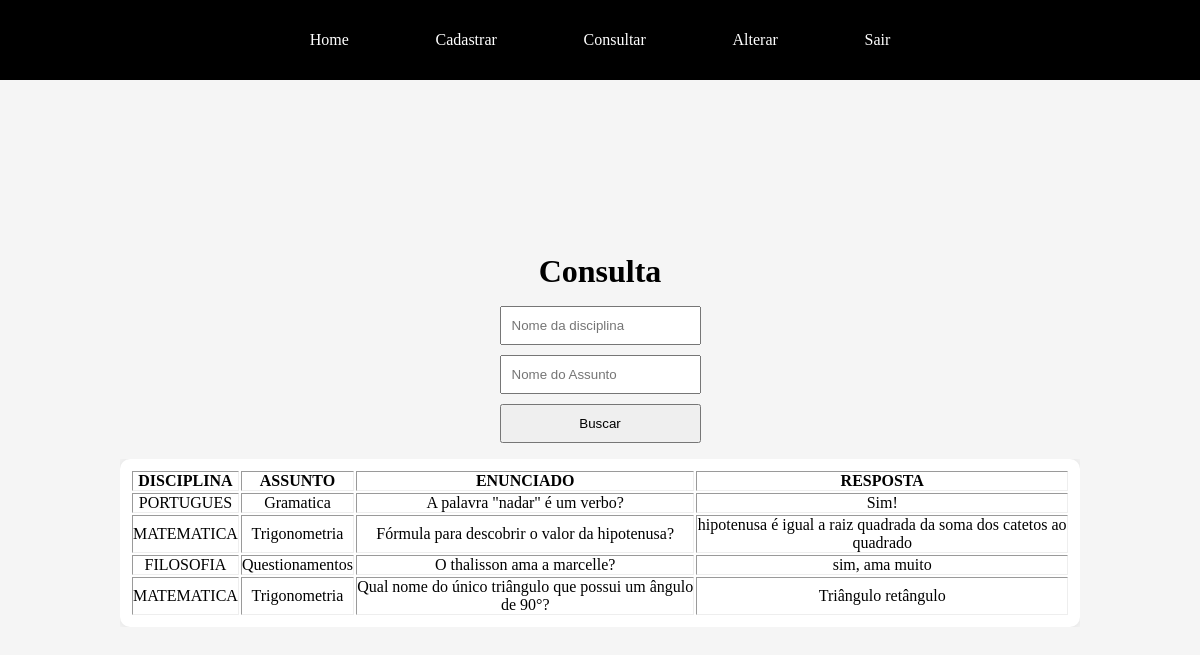
Page /site/acess/prof/consulta/questao/consultar.php on the earlier database version.
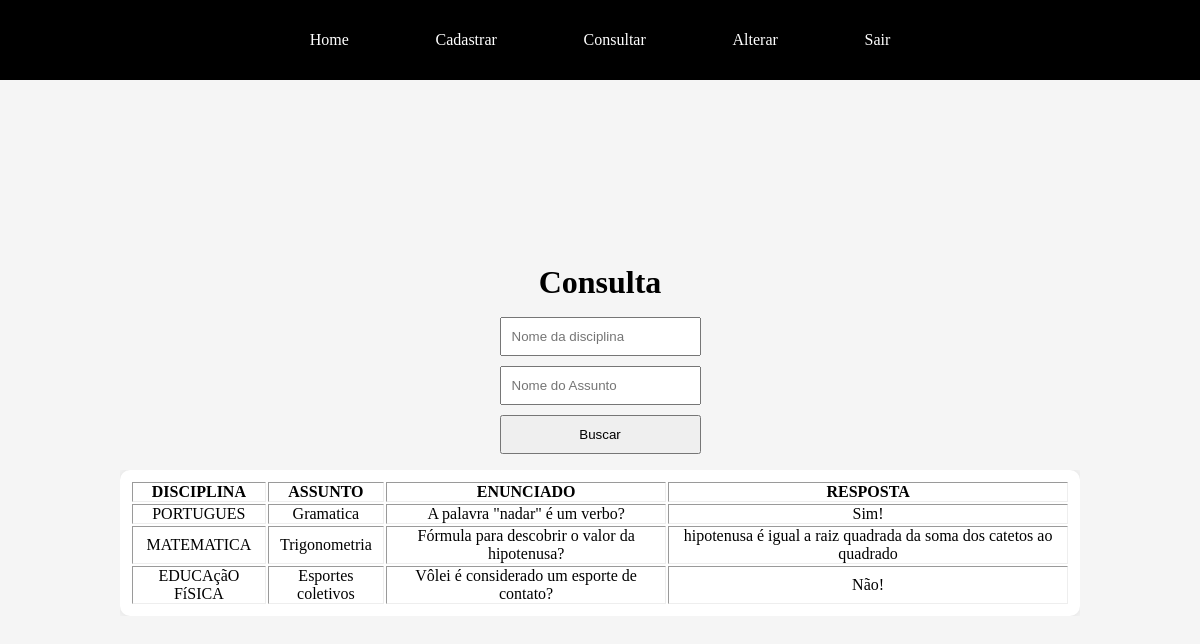
Same page on the later database version.
### tables this page shows
CREATE TABLE `questao` (
  `disciplina` varchar(60) NOT NULL,
  `assunto` varchar(60) NOT NULL,
  `enunciado` varchar(120) NOT NULL,
  `resposta` varchar(120) NOT NULL
);

### site/acess/prof/consulta/questao/consultar.php (the view, shortened to what this page needs)
<!DOCTYPE html>
<html lang="pt-BR">
<head>
  <link rel="stylesheet" href="../../../../css/acess/consulta.css">
  <?php
    require "../../../../conexao.php";
    $sql = "SELECT * FROM questao";
    $result = mysqli_query($conn, $sql);
  ?>
</head>
<body>
  <header>
    <nav class="menu">
      <a href="../../home.php" class="menu-item"><span>Home</span></a>
      <a href="../../cadastrar.php" class="menu-item"><span>Cadastrar</span></a>
      <a href="../../consultar.php" class="menu-item"><span>Consultar</span></a>
      <a href="../../alterar.php" class="menu-item"><span>Alterar</span></a>
      <a href="../../../../index.php" class="menu-item"><span>Sair</span></a>
    </nav>
  </header>
  <main>
    <h1>Consulta</h1>
    <form action="busca.php" method="post" class="busca" style="display: flex; flex-direction: column; gap: 10px;">
      <input type="text" name="nome" placeholder="Nome da disciplina" required>
      <input type="text" name="assunto" placeholder="Nome do Assunto" required>
      <button type="submit">Buscar</button>
    </form>
    <div class="container">
      <table border="1px" class='lista'>
        <thead>
          <th>DISCIPLINA</th>
          <th>ASSUNTO</th>
          <th>ENUNCIADO</th>
          <th>RESPOSTA</th>
        </thead>
        <tbody>
          <?php
            while ($row = mysqli_fetch_assoc($result)) {
              echo "<tr>
                <td>{$row['disciplina']}</td>
                <td>{$row['assunto']}</td>
                <td>{$row['enunciado']}</td>
                <td>{$row['resposta']}</td>
              </tr>";
            }
          ?>
        </tbody>
      </table>
    </div>
  </main>
</body>
</html>

Differences in the rows shown:
removed questao: disciplina "FILOSOFIA", assunto "Questionamentos", enunciado "O thalisson ama a marcelle?", resposta "sim, ama muito"
removed questao: disciplina "MATEMATICA", assunto "Trigonometria", enunciado "Qual nome do único triângulo que possui um ângulo de 90°?", resposta "Triângulo retângulo"
added questao: disciplina "EDUCAçãO FíSICA", assunto "Esportes coletivos", enunciado "Vôlei é considerado um esporte de contato?", resposta "Não!"
